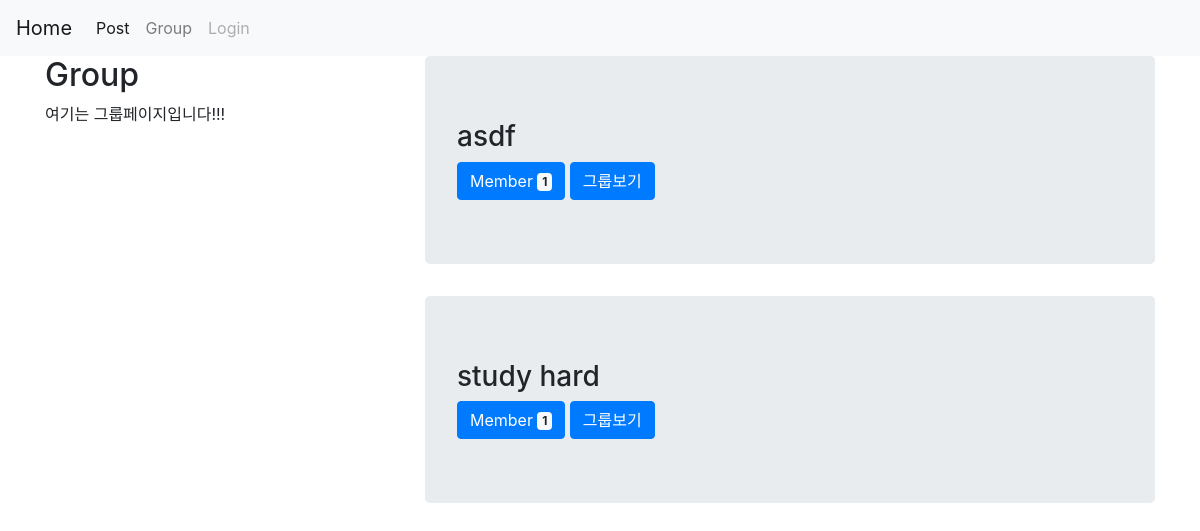
The page /groups/ on the database as committed earlier.
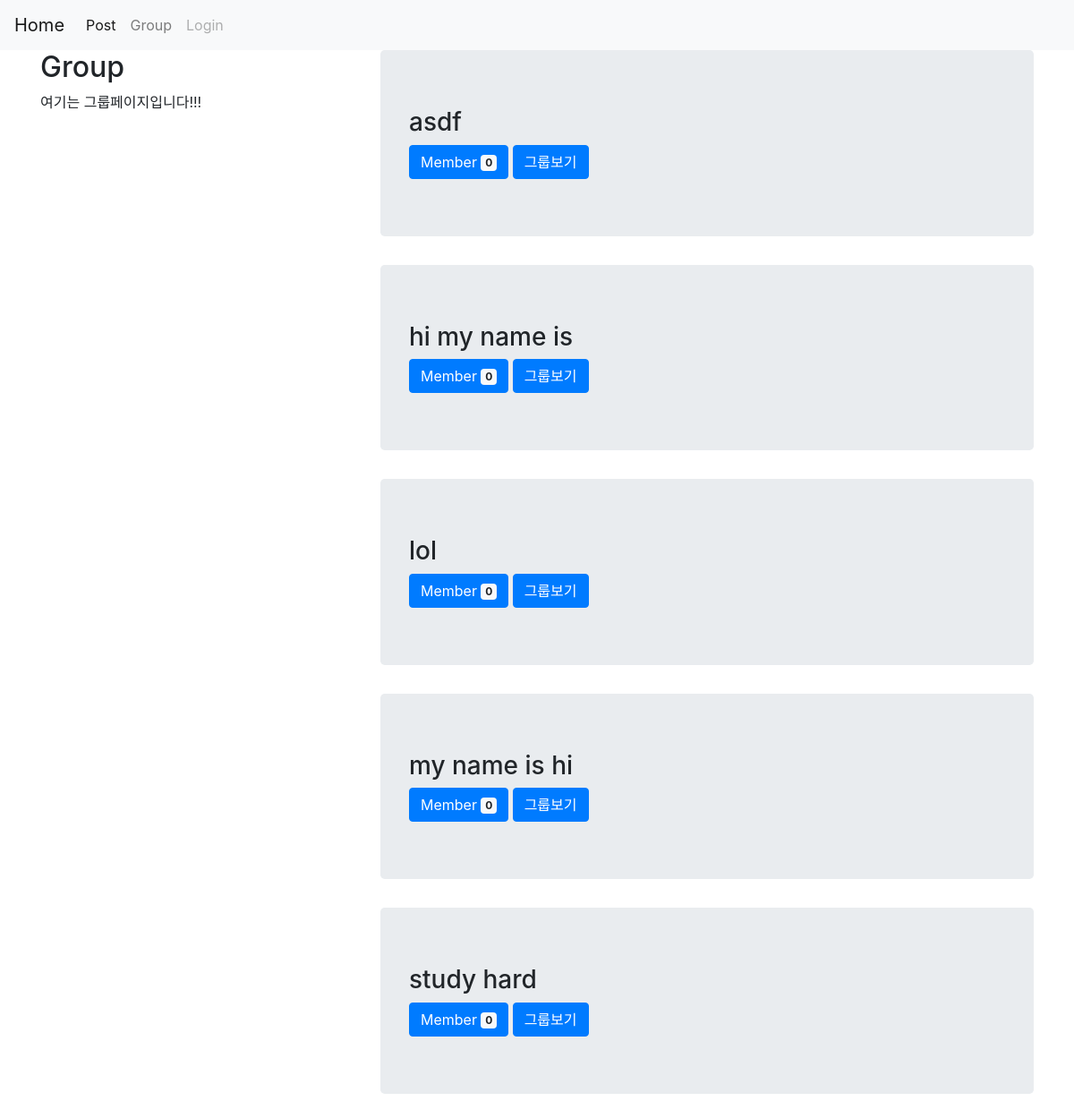
The same page on the database as committed later.
### groups/models.py (models this page shows, shortened)
class Group(models.Model):
    name = models.CharField(max_length=100,unique=True)
    slug = models.SlugField(allow_unicode=True,unique=True)
    description = models.TextField()
    members = models.ManyToManyField(User,through='GroupMember')
    class Meta:
        ordering=['name']

### groups/views.py (the view)
# urls.py: path('',views.GroupList.as_view(),name='list'),
class GroupList(ListView):
    model = Group

### groups/templates/groups/group_list.html (shortened to what this page needs)
{% extends 'groups/group_base.html' %}
{% block pregroup %}
    <div class="col-md-4">
        <h2>Group</h2>
        <p>여기는 그룹페이지입니다!!!</p>
    </div>
{%endblock%}
{%block group_content%}
<div class="col-md-8">
    {% for group in group_list %}
    <div class="jumbotron">
        <h3>{{group.name}}</h3>
        <button type="button" class="btn btn-primary">
          Member <span class="badge badge-light">{{group.members.count}}</span>
        </button>
        <a href="{%url 'groups:detail' slug=group.slug%}" class='btn btn-primary'>
            그룹보기
        </a>
    </div>
    {%endfor%}
</div>
{%endblock%}

Rows that differ between the two databases and show on the page:
computed for Group "asdf": members.count "1" → "0"
added Group: name "hi my name is", members.count "0"
added Group: name "lol", members.count "0"
added Group: name "my name is hi", members.count "0"
computed for Group "study hard": members.count "1" → "0"
